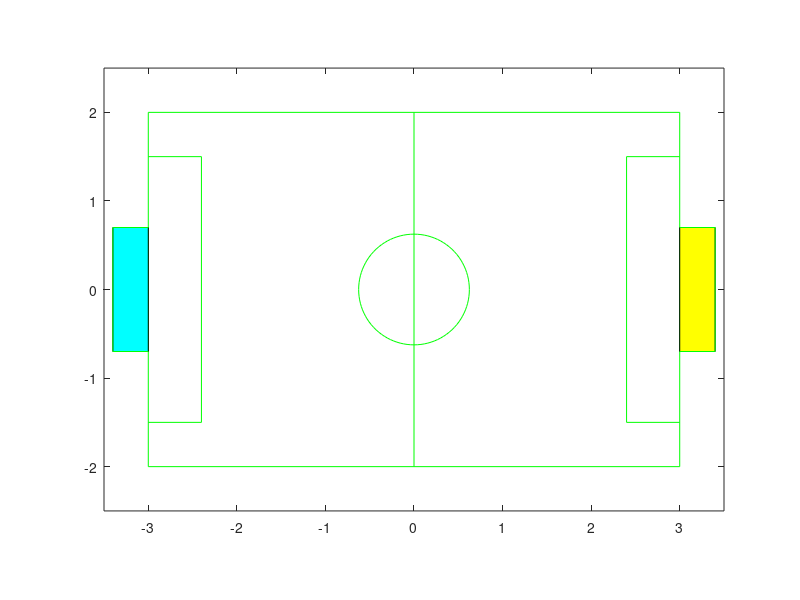

This figure's MATLAB source:
function h = plot_field()

  fieldX = [-3.00  3.00 3.00 -3.00 -3.00];
  fieldY = [-2.00 -2.00 2.00  2.00 -2.00];
  plot(fieldX, fieldY, 'g-');
  hold on

  goalX = [3.00 (3.00+0.40) (3.00+0.40) 3.00];
  goalY = [-0.70 -0.70 0.70 0.70];
  fill(goalX, goalY, 'y');
  plot(goalX, goalY, 'g-');
  fill(-goalX, goalY, 'c');
  plot(-goalX, goalY, 'g-');

  penaltyX = [3.00 (3.00-0.60) (3.00-0.60) 3.00];
  penaltyY = [-1.50 -1.50 1.50 1.50];
  plot(penaltyX, penaltyY, 'g-');
  plot(-penaltyX, penaltyY, 'g-');

  centerX = [0  0];
  centerY = [-2.00 2.00];
  plot(centerX, centerY, 'g-');

  circleT = 2*pi*[0:.01:1];
  circleX = .625*cos(circleT);
  circleY = .625*sin(circleT);
  hcircle = plot(circleX, circleY, 'g-');
  hold off;

  axis equal;
  axis([-3.5 3.5 -2.5 2.5]);

end
